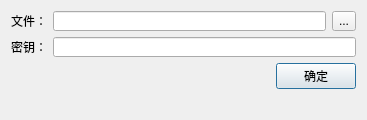
<?xml version="1.0" encoding="UTF-8"?>
<ui version="4.0">
 <class>Dialog</class>
 <widget class="QDialog" name="Dialog">
  <property name="enabled">
   <bool>true</bool>
  </property>
  <property name="geometry">
   <rect>
    <x>0</x>
    <y>0</y>
    <width>367</width>
    <height>120</height>
   </rect>
  </property>
  <property name="minimumSize">
   <size>
    <width>350</width>
    <height>120</height>
   </size>
  </property>
  <property name="windowTitle">
   <string>加密</string>
  </property>
  <layout class="QGridLayout" name="gridLayout_2">
   <item row="0" column="1">
    <layout class="QGridLayout" name="gridLayout">
     <item row="0" column="2" colspan="4">
      <widget class="QLineEdit" name="lineEdit"/>
     </item>
     <item row="2" column="0" rowspan="2" colspan="4">
      <spacer name="horizontalSpacer">
       <property name="orientation">
        <enum>Qt::Horizontal</enum>
       </property>
       <property name="sizeHint" stdset="0">
        <size>
         <width>40</width>
         <height>20</height>
        </size>
       </property>
      </spacer>
     </item>
     <item row="2" column="5" rowspan="2" colspan="2">
      <widget class="QPushButton" name="pushButton">
       <property name="text">
        <string>确定</string>
       </property>
      </widget>
     </item>
     <item row="2" column="4" rowspan="2">
      <spacer name="horizontalSpacer_2">
       <property name="orientation">
        <enum>Qt::Horizontal</enum>
       </property>
       <property name="sizeHint" stdset="0">
        <size>
         <width>40</width>
         <height>20</height>
        </size>
       </property>
      </spacer>
     </item>
     <item row="1" column="2" colspan="5">
      <widget class="QLineEdit" name="lineEdit_2">
       <property name="echoMode">
        <enum>QLineEdit::Normal</enum>
       </property>
      </widget>
     </item>
     <item row="0" column="6">
      <widget class="QToolButton" name="toolButton">
       <property name="text">
        <string>...</string>
       </property>
      </widget>
     </item>
     <item row="1" column="0" colspan="2">
      <widget class="QLabel" name="label_2">
       <property name="text">
        <string>密钥：</string>
       </property>
      </widget>
     </item>
     <item row="0" column="0" colspan="2">
      <widget class="QLabel" name="label">
       <property name="text">
        <string>文件：</string>
       </property>
      </widget>
     </item>
     <item row="5" column="0" colspan="7">
      <widget class="QLabel" name="label_3">
       <property name="text">
        <string/>
       </property>
      </widget>
     </item>
     <item row="4" column="4">
      <spacer name="verticalSpacer">
       <property name="orientation">
        <enum>Qt::Vertical</enum>
       </property>
       <property name="sizeHint" stdset="0">
        <size>
         <width>20</width>
         <height>40</height>
        </size>
       </property>
      </spacer>
     </item>
    </layout>
   </item>
  </layout>
 </widget>
 <resources/>
 <connections/>
</ui>
